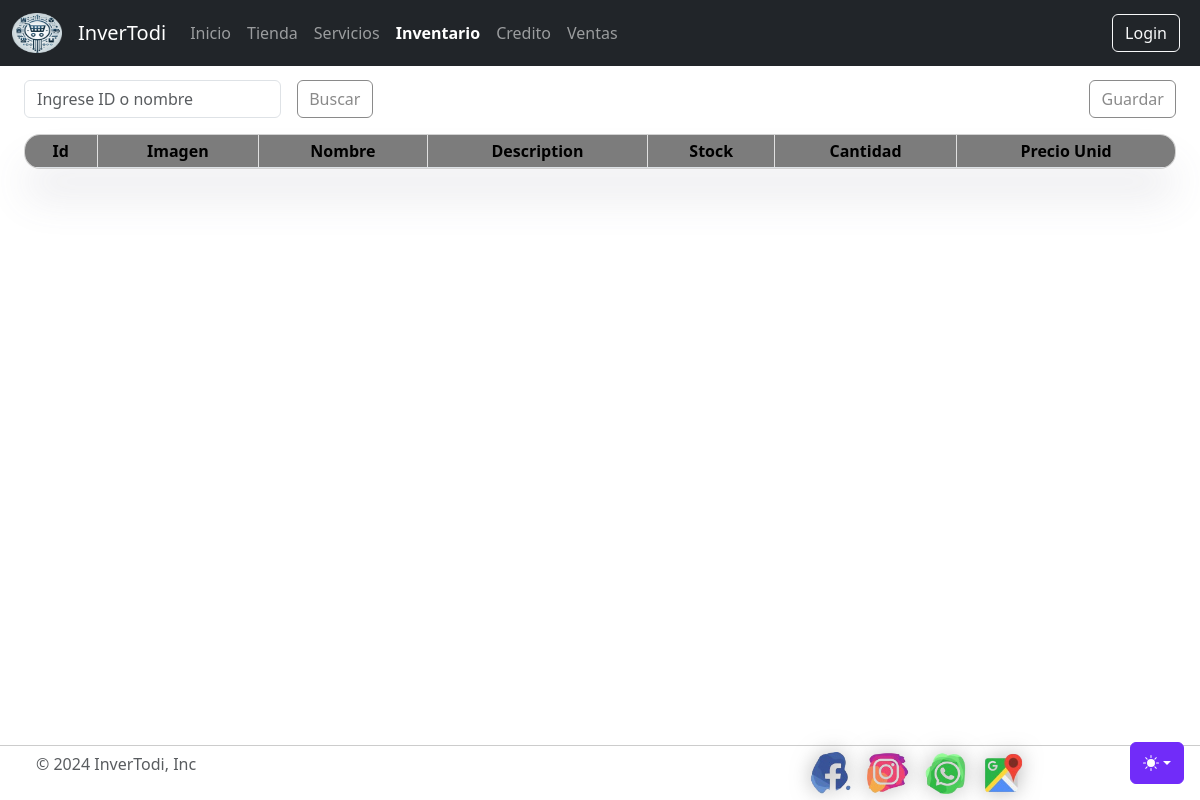
Page /tienda/productos/ on the earlier database version.
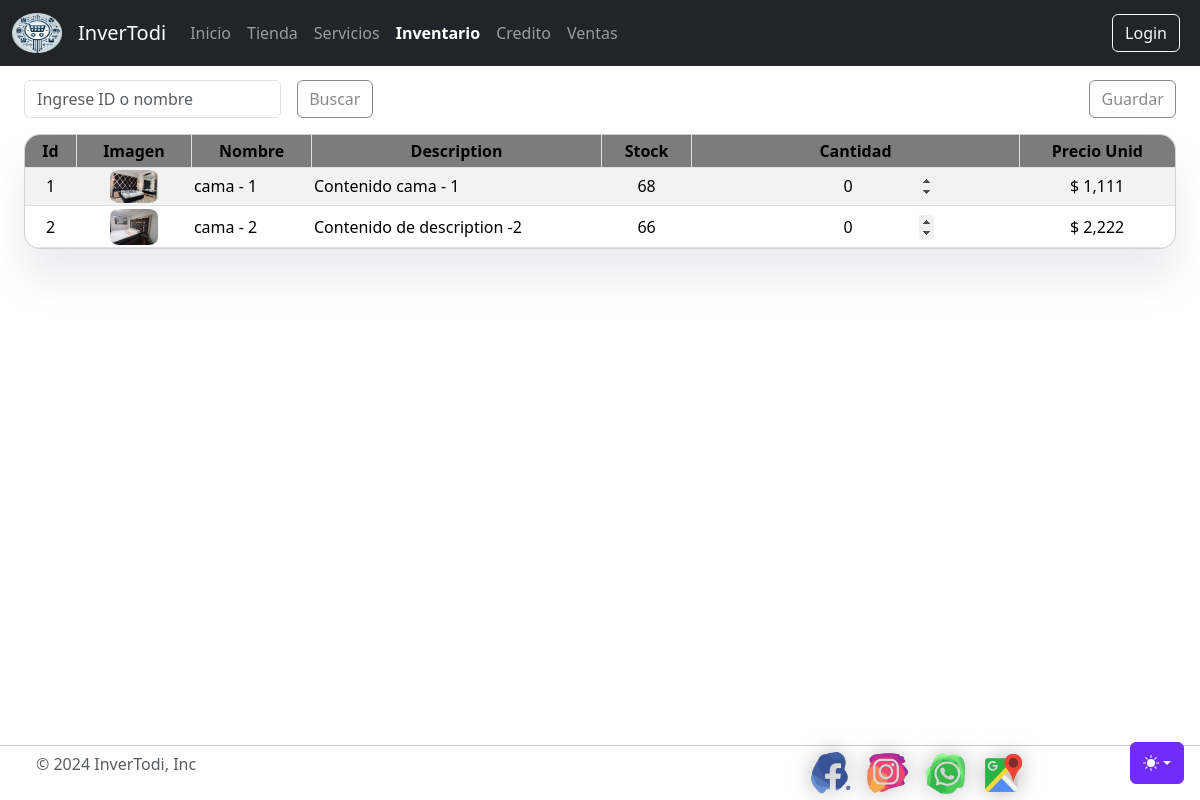
Same page on the later database version.
### tienda/models.py (models this page shows, shortened)
class productos(models.Model):
    nombre          = models.CharField(max_length=50)
    imagen          = models.ImageField(upload_to='tienda', null=True, blank=True)
    categoria       = models.ManyToManyField(categoria, null=True, blank=True)
    contenido       = models.CharField(max_length=1000)
    precio          = models.PositiveIntegerField()
    cantidad        = models.PositiveSmallIntegerField()
    disponibilidad  = models.BooleanField(default=True)
    created         = models.DateTimeField(auto_now_add=True)
    updated         = models.DateTimeField(auto_now_add=True)
    class Meta:
        verbose_name='producto'
        verbose_name_plural='productos'

### tienda/views.py (the view)
# urls.py: path('productos/', views.lista_productos, name='lista_productos'),
def lista_productos(request):
    query = request.GET.get('query')
    productos_list = productos.objects.all()
    if query:
        try:
            producto_id = int(query)
            productos_list = productos_list.filter(id=producto_id)
        except ValueError:
            productos_list = productos_list.filter(nombre__icontains=query)
    return render(request, 'inventario.html', {'productos': productos_list})

### tienda/templates/inventario.html (shortened to what this page needs)
{% extends "base.html" %}
{% load humanize %}
{% block content %}
<div style="margin-top: 0rem;">
    <div class="div-input-buton">
        <form style="display: flex;" method="get" action="{% url 'lista_productos' %}">
            <input class="form-control" type="search" name="query" id="query" placeholder="Ingrese ID o nombre">
            <div class="content-btn-buscar">
                <button class="btn button-round" type="submit">Buscar</button>
            </div>
        </form>
        <div class="button-container">
            <button class="btn button-round" type="button" id="guardar-btn">Guardar</button>
        </div>
    </div>
    <div class="position-table">
        <div class="wrapper card">
            <table class="table table-striped" style="margin: 0;">
                <thead class="style-thead">
                    <tr>
                        <th>Id
                            <span class="draggable" onmousedown="initResize(0)"></span>
                        </th>
                        <th class="line-left">Imagen
                            <span class="draggable" onmousedown="initResize(1)"></span>
                        </th>
                        <th class="line-left">Nombre
                            <span class="draggable" onmousedown="initResize(2)"></span>
                        </th>
                        <th class="line-left">Description
                            <span class="draggable" onmousedown="initResize(3)"></span>
                        </th>
                        <th class="line-left">Stock
                            <span class="draggable" onmousedown="initResize(4)"></span>
                        </th>
                        <th class="line-left">Cantidad
                            <span class="draggable" onmousedown="initResize(5)"></span>
                        </th>
                        <th class="line-left">Precio Unid
                            <span class="draggable"></span>
                        </th>
                    </tr>
                </thead>
                <tbody>
                    {% for producto in productos %}
                        <tr data-producto-id="{{ producto.id }}">
                            <td class="text-center">{{ producto.id }}</td>
                            <td class="text-center"><img class="img-table" src="{{ producto.imagen.url }}" ></td>
                            <td>{{ producto.nombre }}</td>
                            <td>{{ producto.contenido }}</td>
                            <td class="text-center">{{ producto.cantidad }}</td>
                            <td>
                                <div class="text-center">
                                    <input class="input-number-table" type="number" id="cantidad-{{ producto.id }}" value="0">
                                </div>
                            </td>
                            <td class="text-center">$ {{ producto.precio|intcomma }}</td>
                        </tr>
                    {% endfor %}
                </tbody>
            </table>
        </div>
    </div>
</div>
{% endblock %}

Differences in the rows shown:
added productos: id "1", imagen (picture), nombre "cama - 1", contenido "Contenido cama - 1", cantidad "68", precio "1,111"
added productos: id "2", imagen (picture), nombre "cama - 2", contenido "Contenido de description -2", cantidad "66", precio "2,222"
